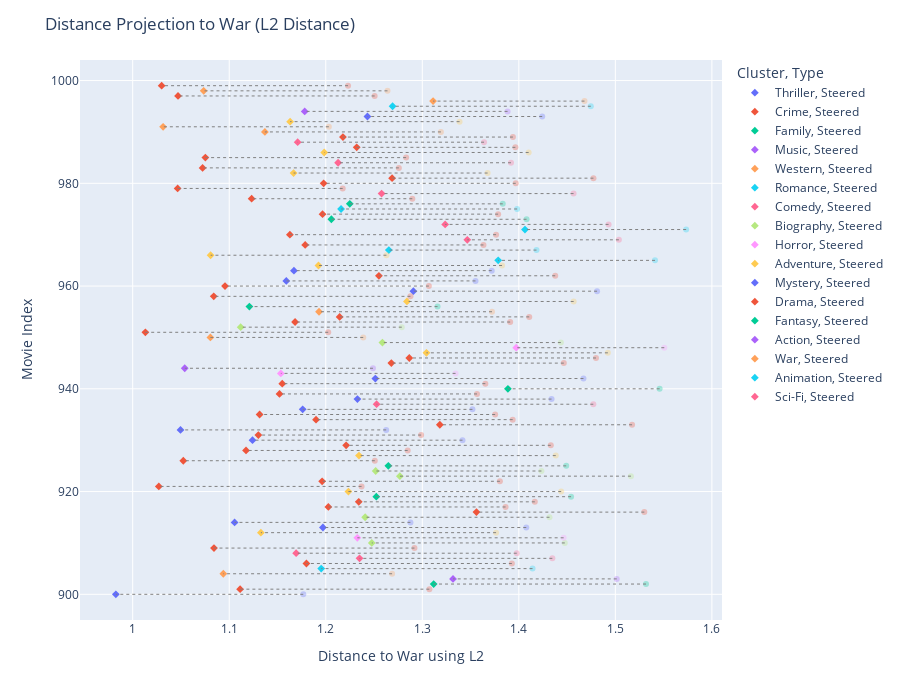

This figure's notebook cell:
### Markdown cell above
## 1D - One vector

### Code cell
layer_to_steer = 11
steering_coefficient = 1
feature = "War"
normalize = True

feature_texts, opposite_feature_texts = import_feature_texts(f"Features/{feature}")
steering_vector = get_steering_vector(model_name, feature_texts, layer_to_steer, opposite_texts=opposite_feature_texts, normalize=True)

plot_distance_projection(model, encoded_input, original_embeddings, all_texts_data, layer_to_steer, steering_coefficient, 
                             steering_vector, feature, text_range=(900,1000), type="l2", normalize=normalize, print_differences=True)
